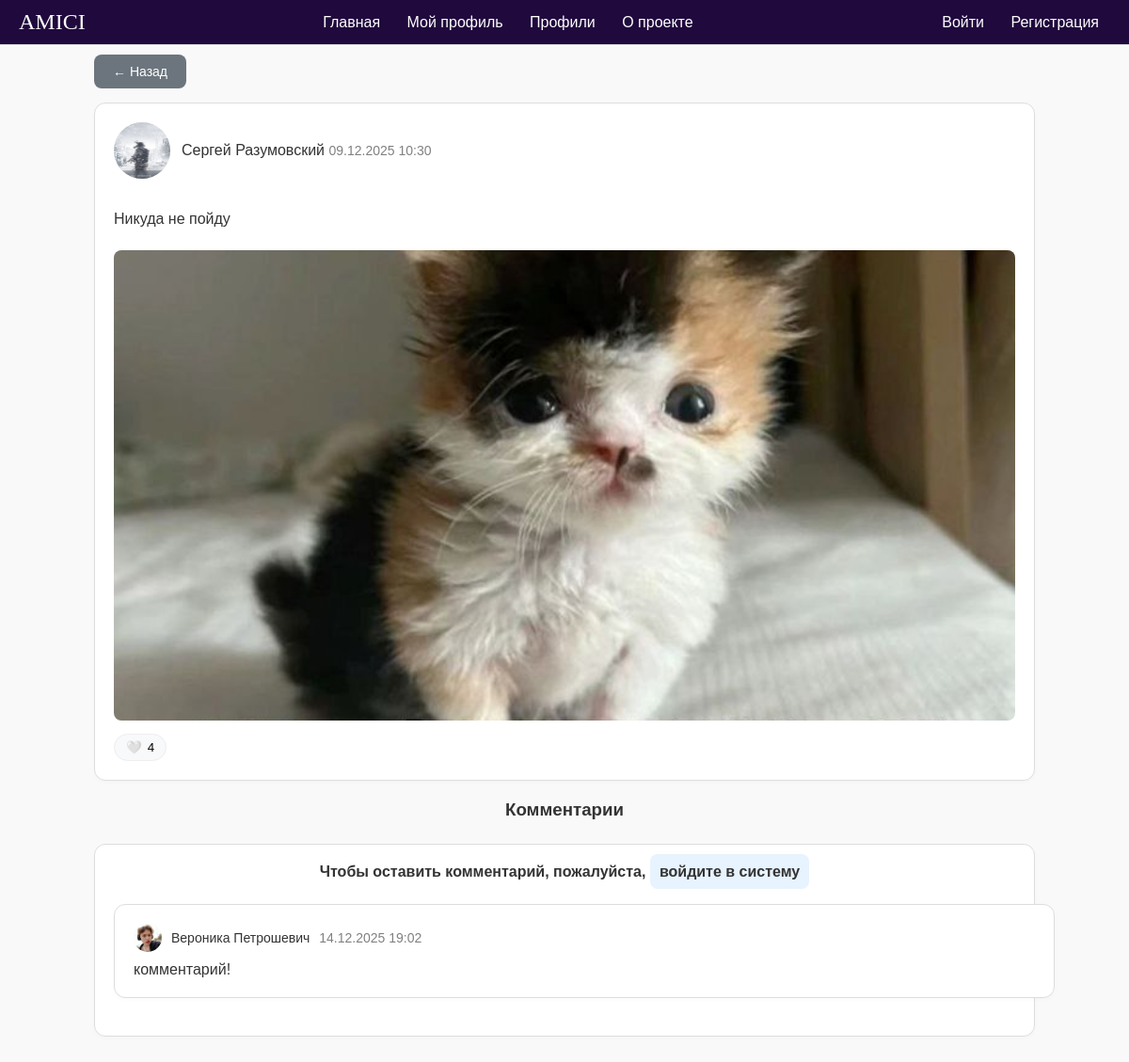
Page /blog/8/ on the committed database.
### blog/models.py (models this page shows, shortened)
class BlogEntry(models.Model):
    content = models.TextField()
    image = models.ImageField(upload_to='blog_images/', null=True, blank=True)
    created_at = models.DateTimeField(auto_now_add=True)
    user = models.ForeignKey('auth.User', on_delete=models.CASCADE, related_name='blog')
    def likes_count(self):
        return self.activities.filter(action='like').count()
    def comments(self):
        return self.activities.filter(action='comment')
    class Meta:
        ordering = ['-created_at']
        verbose_name = 'Запись блога'
        verbose_name_plural = 'Записи блога'

class BlogActivity(models.Model):
    ACTION_CHOICES = [
        ('like', 'Лайк'),
        ('hide', 'Скрытие'),
        ('comment', 'Комментарий'),
    ]
    blog_entry = models.ForeignKey(BlogEntry, on_delete=models.CASCADE, related_name='activities')
    user = models.ForeignKey('auth.User', on_delete=models.CASCADE, related_name='user_activities')
    action = models.CharField(max_length=10, choices=ACTION_CHOICES, null=True, blank=True)
    comment = models.CharField(max_length=50, null=True, blank=True)
    timestamp = models.DateTimeField(auto_now_add=True)
    class Meta:
        ordering = ['-timestamp']
        verbose_name = 'Активность блога'
        verbose_name_plural = 'Активности блога'

### profiles/models.py (models this page shows, shortened)
class DataUser(models.Model):
    fname = models.CharField('Имя', max_length=50)
    lname = models.CharField('Фамилия', max_length=50)
    phone = models.CharField('Телефон', max_length=20)
    birth_date = models.DateField('Дата рождения', null=True, blank=True)
    gender = models.CharField('Пол', max_length=10)
    about = models.TextField('О себе', max_length=300, blank=True, null=True)
    photo = models.ImageField('Фото', upload_to='photos/', null=True, blank=True)
    created_at = models.DateTimeField('Создано', auto_now_add=True)
    user = models.OneToOneField(settings.AUTH_USER_MODEL, on_delete=models.CASCADE,
                             related_name='profile', null=True, blank=True, verbose_name='user')
    class Meta:
        ordering = ['-created_at']
        verbose_name = 'Данные пользователя'
        verbose_name_plural = 'Данные пользователей'

### blog/views.py (the view, shortened to what this page needs)
# urls.py: path('<int:pk>/', BlogDetailView.as_view(), name='blog-detail'),
class BlogDetailView(DetailView):
    model = BlogEntry
    template_name = 'blog/detail_entry.html'
    context_object_name = 'entry'

### blog/templatetags/blog_filters.py (called while the page is built)
@register.filter
def is_liked_by(entry, user):
    if isinstance(user, AnonymousUser) or not user.is_authenticated:
        return False
    return entry.is_liked_by(user)

### templates/blog/detail_entry.html (shortened to what this page needs)
{% extends 'base.html' %}
{% block content %}
{% load blog_filters %}
<div class="blog-detail">
  <div class="back-link" >
    <a href="/blog/#{{ entry.id }}" class="secondary-btn" style="margin-bottom: 15px;">← Назад</a>
  </div>
  <div class="post-card" style="animation: slideInUp 0s forwards">
  <div class="post-header">
    <div class="post-header">
      {% if entry.user.profile.photo %}
        <img src="{{ entry.user.profile.photo.url }}" class="avatar" alt="{{ entry.user.profile.fname }} {{ entry.user.profile.lname }}">
      {% else %}
        <div class="avatar placeholder">{{ entry.user.username|slice:":1"|upper }}</div>
      {% endif %}
      <div class="author-info">
        <a href="{% url 'profiles-detail' entry.user.profile.id %}">
          {{ entry.user.profile.fname }} {{ entry.user.profile.lname }}
        </a>
        <span class="post-date">{{ entry.created_at|date:'d.m.Y H:i' }}</span>
      </div>
</div>
    </div>
    <div class="post-content">
      <p>{{ entry.content }}</p>
    {% if entry.image %}
    <div class="post-image">
        <img src="{{ entry.image.url }}" alt="Изображение записи">
    </div>
    {% endif %}
    <div >
        <form method="post" action="{% url 'blog-detail' entry.id %}">
            <button type="submit" name="form_type" value="form1" class="like-btn">
                <span class="heart">{% if entry|is_liked_by:user %}❤️{% else %}🤍{% endif %}</span>
                <span class="count">{{ entry.likes_count }}</span>
            </button>
        </form>
    </div>
</div>
    </div>
 <h3 class="page-title">Комментарии</h3>
  <section id="comments-section" class="comment-card">
   {% if user.is_authenticated %}
      <div class="form-group">
        <h3>Добавить комментарий</h3>
        <form method="post" action="{% url 'blog-detail' entry.id %}">
          {% csrf_token %}
          <textarea name="comment_text" rows="3" required class="input"></textarea>
          <button type="submit" name="form_type" value="form2" class="primary-btn">Отправить</button>
        </form>
      </div>
    {% else %}
      <p class="page-title">Чтобы оставить комментарий, пожалуйста, <a class="vhod-v-sistemy" href="{% url 'login' %}">войдите в систему</a></p>
    {% endif %}
    {% for comment in entry.comments %}
      <div class="comment-card">
          <div style="display: flex; flex-direction: row; justify-content: space-between;">
          <div style="display: flex; align-items: center; justify-items: left; gap: 10px; margin-bottom: 10px; ">
            {% if comment.user.profile.photo %}
          <img src="{{ comment.user.profile.photo.url }}" class="avatar" style="max-width: 30px; max-height: 30px;" alt="{{ comment.user.profile.fname }} {{ comment.user.profile.lname }}">
        {% else %}
          <div class="avatar placeholder" style="max-width: 30px; max-height: 30px; font-size: 12px;">{{ comment.user.username|slice:":1"|upper }}</div>
        {% endif %}
          <a href="{% url 'profiles-detail' comment.user.profile.id %}" style="font-size: 14px;">
            {{ comment.user.profile.fname }} {{ comment.user.profile.lname }}
          </a>
          <span class="comment-date">{{ comment.timestamp|date:'d.m.Y H:i' }}</span>
          </div>
          </div>
          <p class="comment-text" >{{ comment.comment }}</p>
      </div>
    {% empty %}
      <p>Комментариев нет.</p>
    {% endfor %}
  </section>
</div>
{% endblock %}

### static/styles.css (style rules this page uses)
* { margin: 0; padding: 0; box-sizing: border-box; font-family: 'Nunito Light', sans-serif; }
body { min-width:425px; background-color: #f9f9f9; color: #333; }
a { text-decoration: none; color: inherit; }
.page-title { margin-bottom: 25px; text-align: center; font-weight: bold; }
.post-card, .profile-card, .comment-card { background: white; border: 1px solid #ddd; border-radius: 12px; padding: 20px; margin-bottom: 20px; box-shadow: 0 2px 5px rgba(0,0,0,0.02); word-break: break-word; max-width: 1000px; min-width: 1000px; }
.comment-card, .post-card, .profile-card { opacity: 0; animation: slideInUp 0.6s ease-out 0.1s forwards; }
.post-header { display: flex; justify-content: space-between; align-items: center; margin-bottom: 15px; gap: 12px; }
.post-content p { margin: 10px 0; line-height: 1.6; }
.post-image img, .profile-photo img { width: 100%; max-height: 500px; object-fit: cover; border-radius: 8px; margin: 10px 0; }
.post-date, .post-preview, .comment-date { font-size: 14px; color: gray; }
.avatar { width: 60px; height: 60px; border-radius: 50%; object-fit: cover; background: #eee; flex-shrink: 0; }
.btn-main, .search-btn, .primary-btn, .success-btn, .danger-btn, .secondary-btn, .btn-outline,.btn-primary { padding: 10px 20px; border-radius: 8px; border: none; cursor: pointer; transition: 0.2s; display: inline-flex; align-items: center; justify-content: center; font-weight: 500; text-decoration: none; font-size: 14px; }
.secondary-btn { background: #6c757d; color: white; }
.like-btn { background: #f8f9fa; border: 1px solid #eee; padding: 6px 12px; border-radius: 20px; cursor: pointer; display: flex; align-items: center; gap: 6px; transition: 0.2s; }
.vhod-v-sistemy { background: #e7f3fe; border-radius: 8px; padding: 10px; margin-bottom: 15px; transition: background 0.3s; }

### rows in the picture
BlogEntry: user.profile.photo (picture), user.profile.fname "Сергей", user.profile.lname "Разумовский", created_at "09.12.2025 10:30", content "Никуда не пойду", image (picture), likes_count "4"
BlogActivity: user.profile.photo (picture), user.profile.fname "Вероника", user.profile.lname "Петрошевич", timestamp "14.12.2025 19:02", comment "комментарий!"
